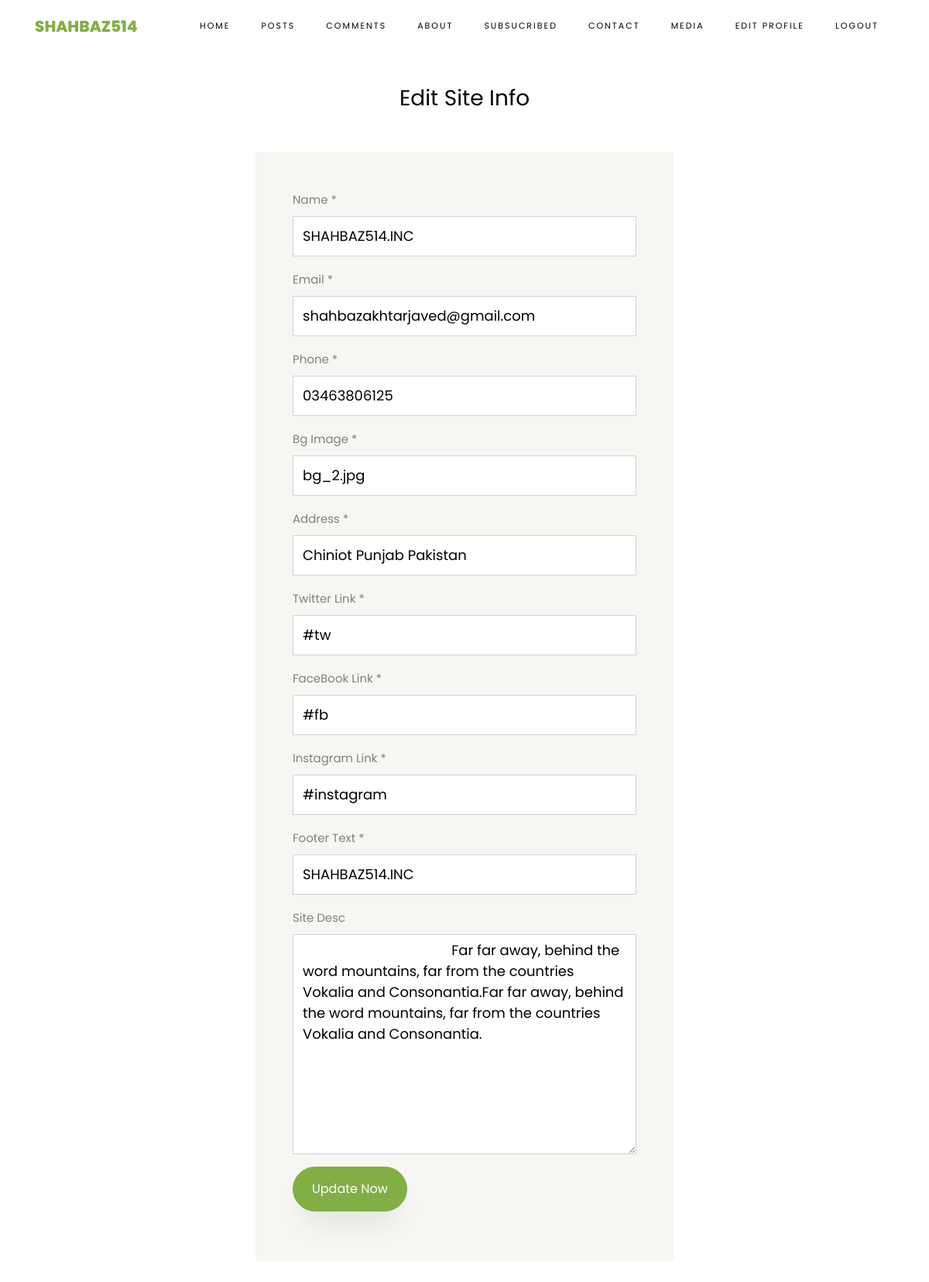
Screenshot of /admin/edit-site.php (signed in) with the database file from the repository.
### tables this page shows
CREATE TABLE `site` (
  `id` int(11) NOT NULL,
  `name` text NOT NULL,
  `email` text NOT NULL,
  `phone` text NOT NULL,
  `bg_home` text NOT NULL,
  `site_desc` text NOT NULL,
  `address` text NOT NULL,
  `tw` text NOT NULL,
  `fb` text NOT NULL,
  `instagram` text NOT NULL,
  `footer_text` text NOT NULL,
  `date` timestamp NOT NULL DEFAULT CURRENT_TIMESTAMP ON UPDATE CURRENT_TIMESTAMP
);

### admin/edit-site.php (the view, shortened to what this page needs)
<?php
  include '../db/db.php';
  include 'inc/header.php';
?>
    <section class="ftco-section ftco-degree-bg">
      	<div class="container">
        	<div class="row">
        		<div class="col-sm-3"></div>
        		<div class="col-sm-6">
<?php
$site_sql = "SELECT * FROM site WHERE id = '1'";
$run_site = mysqli_query($db,$site_sql);
$row_site = mysqli_fetch_array($run_site);
?>
	              	<div class="comment-form-wrap pt-5">
		                <h3 class="mb-5" style="text-align: center; margin-top: -100px;">Edit Site Info</h3>
		                <form action="" class="p-5 bg-light" method="post" enctype="multipart/form-data">
		                  <div class="form-group">
		                    <label for="name">Name *</label>
		                    <input type="text" class="form-control" name="name" id="name" value="<?php echo($row_site['name']) ?>">
		                  </div>
		                  <div class="form-group">
		                    <label for="email">Email *</label>
		                    <input type="email" class="form-control" name="email" id="email" value="<?php echo($row_site['email']) ?>">
		                  </div>
		                  <div class="form-group">
		                    <label for="website">Phone *</label>
		                    <input type="text" class="form-control" name="phone" id="phone" value="<?php echo($row_site['phone']) ?>">
		                  </div>
		                  <div class="form-group">
		                    <label for="website">Bg Image *</label>
		                    <input type="text" class="form-control" name="bg_home" id="bg_home" value="<?php echo($row_site['bg_home']) ?>">
		                  </div>
		                  <div class="form-group">
		                    <label for="name">Address *</label>
		                    <input type="text" class="form-control" name="address" id="address" value="<?php echo($row_site['address']) ?>">
		                  </div>
		                  <div class="form-group">
		                    <label for="name">Twitter Link *</label>
		                    <input type="text" class="form-control" name="tw" id="tw" value="<?php echo($row_site['tw']) ?>">
		                  </div>
		                  <div class="form-group">
		                    <label for="name">FaceBook Link *</label>
		                    <input type="text" class="form-control" name="fb" id="fb" value="<?php echo($row_site['fb']) ?>">
		                  </div>
		                  <div class="form-group">
		                    <label for="name">Instagram Link *</label>
		                    <input type="text" class="form-control" name="instagram" id="instagram" value="<?php echo($row_site['instagram']) ?>">
		                  </div>
		                  <div class="form-group">
		                    <label for="name">Footer Text *</label>
		                    <input type="text" class="form-control" name="footer_text" id="footer_text" value="<?php echo($row_site['footer_text']) ?>">
		                  </div>
		                  <div class="form-group">
		                    <label for="message">Site Desc</label>
		                    <textarea name="site_desc" id="site_desc" cols="30" rows="10" class="form-control">
		                    	<?php echo($row_site['site_desc']) ?>
		                    </textarea>
		                  </div>
		                  <div class="form-group">
		                    <input type="submit" name="EditSiteInfo" value="Update Now" class="btn py-3 px-4 btn-primary">
		                  </div>
		                </form>
	            	</div>
            	</div>
        		<div class="col-sm-3"></div>
	        </div>
      	</div>
  	</section>
<?php
  include 'inc/footer.php';
?>

### rows the page displays
site: name "SHAHBAZ514.INC", email "shahbazakhtarjaved@gmail.com", phone "03463806125", bg_home "bg_2.jpg", address "Chiniot Punjab Pakistan", tw "#tw", fb "#fb", instagram "#instagram", footer_text "SHAHBAZ514.INC", site_desc "Far far away, behind the word mountains, far from the countries Vokalia and Consonantia.Far far away, behind the word mountains, far from the countries Vokalia and Consonantia."
